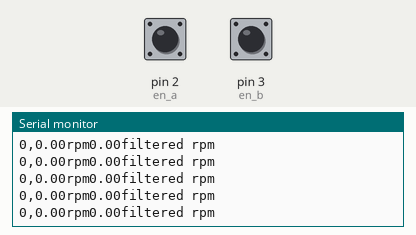
This sketch was run on a simulated Arduino Uno, built with avr-gcc and run on an emulated ATmega328P. Parts: the last lines printed to the serial monitor. The test bench sets the inputs (shaded band); at power-on: pin 2 (en_a) HIGH, pin 3 (en_b) HIGH.

Above: at 1.2 s.
1.3 s: pin 2 (en_a) pulled LOW for 0.15 s
At 2.4 s:
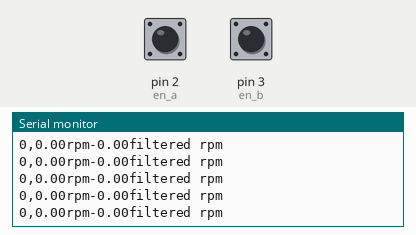
2.9 s: pin 3 (en_b) pulled LOW for 1 s
At 3.7 s:
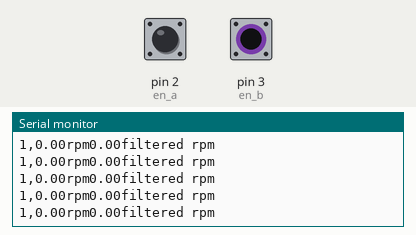
Timing chart, 0 to 5.9 s (numbered marks = the images above; inputs shaded):
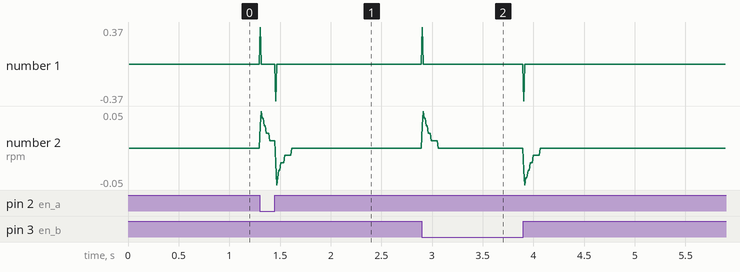

Measured:
- after the input at 1.3 s, the serial monitor: prints a new line at once (image 1)
- after the input at 2.9 s, the serial monitor: prints a new line after 0.16 s (image 2)

The sketch:

encoder1.ino
```cpp
#define en_a 2
#define en_b 3

unsigned long currentMillis;
unsigned long prevMillis;
volatile long encoder0Pos;
float encoder0Prev;
float encoder0Diff;
float speed_act_left;
float speed_rpm;
float v1Filt;
float v1Prev;

void setup() {
  Serial.begin(115200);
  pinMode(en_a, INPUT_PULLUP);
  pinMode(en_b, INPUT_PULLUP);
  Serial.println("basic encoder test");

  attachInterrupt(digitalPinToInterrupt(en_a), change_left_a, CHANGE);
  attachInterrupt(digitalPinToInterrupt(en_b), change_left_b, CHANGE);
}

void loop() {
  currentMillis = millis();
  if (currentMillis - prevMillis >= 10) {
    prevMillis = currentMillis;
    encoder0Diff = encoder0Pos - encoder0Prev;
    speed_act_left = encoder0Diff / 10 * 1000;
    speed_rpm = speed_act_left / 16000 * 60;
    v1Filt = 0.854 * v1Filt + 0.0728 * speed_rpm + 0.0728 * v1Prev;
    v1Prev = speed_rpm;
    encoder0Prev = encoder0Pos;
    Serial.print(encoder0Pos);
    Serial.print(",");
    Serial.print(speed_rpm);
    Serial.print("rpm");
    Serial.print("");
    Serial.print(v1Filt);
    Serial.print("filtered rpm");
    Serial.println();
  }
}

void change_left_a() {
  if (digitalRead(en_a) == HIGH) {
    if (digitalRead(en_b) == LOW) {
      encoder0Pos = encoder0Pos + 1;
    } else {
      encoder0Pos = encoder0Pos - 1;
    }
  } else {
    if (digitalRead(en_b) == HIGH) {
      encoder0Pos = encoder0Pos + 1;
    } else {
      encoder0Pos = encoder0Pos - 1;
    }
  }
}

void change_left_b() {
  if (digitalRead(en_b) == HIGH) {
    if (digitalRead(en_a) == LOW) {
      encoder0Pos = encoder0Pos + 1;
    } else {
      encoder0Pos = encoder0Pos - 1;
    }
  } else {
    if (digitalRead(en_a) == HIGH) {
      encoder0Pos = encoder0Pos + 1;
    } else {
      encoder0Pos = encoder0Pos - 1;
    }
  }
}
```
